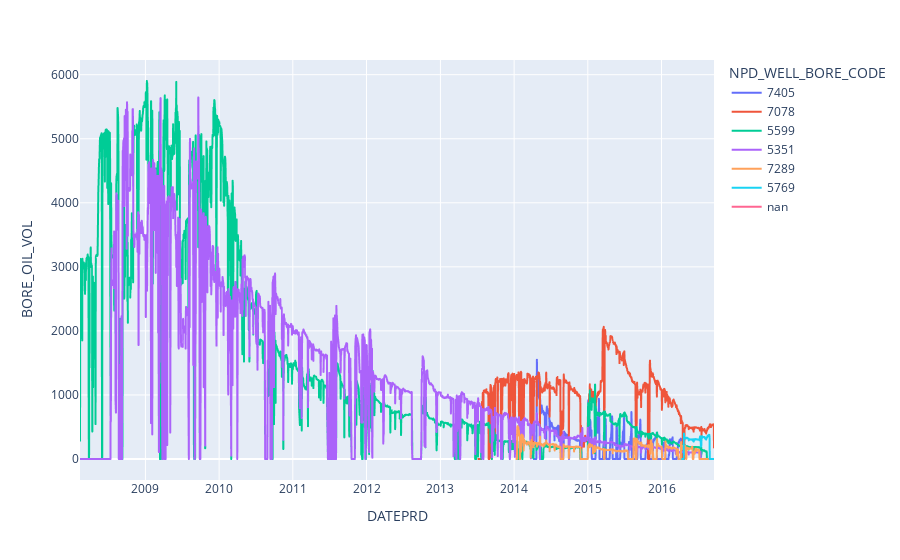

The code cell stored with this chart in its notebook:
### Code cell
fig = px.line(df_filtered, x="DATEPRD", y="BORE_OIL_VOL", color='NPD_WELL_BORE_CODE')
fig.show()

### Figure 1 — Plotly figure (JSON) as saved in the notebook; plotly's stock layout.template omitted (floating-point values rounded to 4 significant figures; data arrays with more than 128 entries replaced by an {"elided": "..."} marker saying what was removed)
{"data": [{"hovertemplate": "NPD_WELL_BORE_CODE=7405<br>DATEPRD=%{x}<br>BORE_OIL_VOL=%{y}<extra></extra>", "legendgroup": "7405", "line": {"color": "#636efa", "dash": "solid"}, "marker": {"symbol": "circle"}, "mode": "lines", "name": "7405", "showlegend": true, "type": "scattergl", "x": {"elided": "744 str values"}, "xaxis": "x", "y": {"elided": "744 float values"}, "yaxis": "y"}, {"hovertemplate": "NPD_WELL_BORE_CODE=7078<br>DATEPRD=%{x}<br>BORE_OIL_VOL=%{y}<extra></extra>", "legendgroup": "7078", "line": {"color": "#EF553B", "dash": "solid"}, "marker": {"symbol": "circle"}, "mode": "lines", "name": "7078", "showlegend": true, "type": "scattergl", "x": {"elided": "1165 str values"}, "xaxis": "x", "y": {"elided": "1165 float values"}, "yaxis": "y"}, {"hovertemplate": "NPD_WELL_BORE_CODE=5599<br>DATEPRD=%{x}<br>BORE_OIL_VOL=%{y}<extra></extra>", "legendgroup": "5599", "line": {"color": "#00cc96", "dash": "solid"}, "marker": {"symbol": "circle"}, "mode": "lines", "name": "5599", "showlegend": true, "type": "scattergl", "x": {"elided": "3056 str values"}, "xaxis": "x", "y": {"elided": "3056 float values"}, "yaxis": "y"}, {"hovertemplate": "NPD_WELL_BORE_CODE=5351<br>DATEPRD=%{x}<br>BORE_OIL_VOL=%{y}<extra></extra>", "legendgroup": "5351", "line": {"color": "#ab63fa", "dash": "solid"}, "marker": {"symbol": "circle"}, "mode": "lines", "name": "5351", "showlegend": true, "type": "scattergl", "x": {"elided": "3056 str values"}, "xaxis": "x", "y": {"elided": "3056 float values"}, "yaxis": "y"}, {"hovertemplate": "NPD_WELL_BORE_CODE=7289<br>DATEPRD=%{x}<br>BORE_OIL_VOL=%{y}<extra></extra>", "legendgroup": "7289", "line": {"color": "#FFA15A", "dash": "solid"}, "marker": {"symbol": "circle"}, "mode": "lines", "name": "7289", "showlegend": true, "type": "scattergl", "x": {"elided": "978 str values"}, "xaxis": "x", "y": {"elided": "978 float values"}, "yaxis": "y"}, {"hovertemplate": "NPD_WELL_BORE_CODE=5769<br>DATEPRD=%{x}<br>BORE_OIL_VOL=%{y}<extra></extra>", "legendgroup": "5769", "line": {"color": "#19d3f3", "dash": "solid"}, "marker": {"symbol": "circle"}, "mode": "lines", "name": "5769", "showlegend": true, "type": "scattergl", "x": {"elided": "144 str values"}, "xaxis": "x", "y": {"elided": "144 float values"}, "yaxis": "y"}, {"hovertemplate": "NPD_WELL_BORE_CODE=nan<br>DATEPRD=%{x}<br>BORE_OIL_VOL=%{y}<extra></extra>", "legendgroup": "nan", "line": {"color": "#FF6692", "dash": "solid"}, "marker": {"symbol": "circle"}, "mode": "lines", "name": "nan", "showlegend": true, "type": "scattergl", "x": [null], "xaxis": "x", "y": [null], "yaxis": "y"}], "layout": {"legend": {"title": {"text": "NPD_WELL_BORE_CODE"}, "tracegroupgap": 0}, "margin": {"t": 60}, "xaxis": {"anchor": "y", "domain": [0, 1], "title": {"text": "DATEPRD"}}, "yaxis": {"anchor": "x", "domain": [0, 1], "title": {"text": "BORE_OIL_VOL"}}}}
